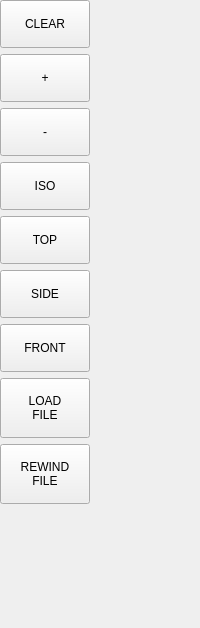
                <widget class="QWidget" name="page_toolpath">
                  <layout class="QVBoxLayout" name="lay_page_tp" stretch="1,0,0">
                    <property name="spacing">
                      <number>8</number>
                    </property>
                    <property name="leftMargin">
                      <number>0</number>
                    </property>
                    <property name="topMargin">
                      <number>0</number>
                    </property>
                    <property name="rightMargin">
                      <number>0</number>
                    </property>
                    <property name="bottomMargin">
                      <number>0</number>
                    </property>
                    <item>
                      <layout class="QHBoxLayout" name="lay_tp_main" stretch="0,1">
                        <property name="spacing">
                          <number>6</number>
                        </property>
                        <property name="leftMargin">
                          <number>0</number>
                        </property>
                        <property name="topMargin">
                          <number>0</number>
                        </property>
                        <property name="rightMargin">
                          <number>0</number>
                        </property>
                        <property name="bottomMargin">
                          <number>0</number>
                        </property>
                        <item>
                          <widget class="QWidget" name="viewbar_tp">
                            <property name="minimumSize">
                              <size>
                                <width>90</width>
                                <height>0</height>
                              </size>
                            </property>
                            <property name="maximumSize">
                              <size>
                                <width>90</width>
                                <height>16777215</height>
                              </size>
                            </property>
                            <layout class="QVBoxLayout" name="lay_viewbar_tp">
                              <property name="spacing">
                                <number>6</number>
                              </property>
                              <property name="leftMargin">
                                <number>0</number>
                              </property>
                              <property name="topMargin">
                                <number>0</number>
                              </property>
                              <property name="rightMargin">
                                <number>0</number>
                              </property>
                              <property name="bottomMargin">
                                <number>0</number>
                              </property>
                              <item>
                                <widget class="ActionButton" name="view_clear_tp">
                                  <property name="minimumSize">
                                    <size>
                                      <width>0</width>
                                      <height>48</height>
                                    </size>
                                  </property>
                                  <property name="maximumSize">
                                    <size>
                                      <width>16777215</width>
                                      <height>48</height>
                                    </size>
                                  </property>
                                  <property name="text">
                                    <string>CLEAR</string>
                                  </property>
                                  <property name="view_type_string" stdset="0">
                                    <string>clear</string>
                                  </property>
                                  <property name="view_change_action" stdset="0">
                                    <bool>true</bool>
                                  </property>
                                </widget>
                              </item>
                              <item>
                                <widget class="ActionButton" name="view_zin_tp">
                                  <property name="minimumSize">
                                    <size>
                                      <width>0</width>
                                      <height>48</height>
                                    </size>
                                  </property>
                                  <property name="maximumSize">
                                    <size>
                                      <width>16777215</width>
                                      <height>48</height>
                                    </size>
                                  </property>
                                  <property name="text">
                                    <string>+</string>
                                  </property>
                                  <property name="view_type_string" stdset="0">
                                    <string>zoom-in</string>
                                  </property>
                                  <property name="view_change_action" stdset="0">
                                    <bool>true</bool>
                                  </property>
                                </widget>
                              </item>
                              <item>
                                <widget class="ActionButton" name="view_zout_tp">
                                  <property name="minimumSize">
                                    <size>
                                      <width>0</width>
                                      <height>48</height>
                                    </size>
                                  </property>
                                  <property name="maximumSize">
                                    <size>
                                      <width>16777215</width>
                                      <height>48</height>
                                    </size>
                                  </property>
                                  <property name="text">
                                    <string>-</string>
                                  </property>
                                  <property name="view_type_string" stdset="0">
                                    <string>zoom-out</string>
                                  </property>
                                  <property name="view_change_action" stdset="0">
                                    <bool>true</bool>
                                  </property>
                                </widget>
                              </item>
                              <item>
                                <widget class="ActionButton" name="view_p_tp">
                                  <property name="minimumSize">
                                    <size>
                                      <width>0</width>
                                      <height>48</height>
                                    </size>
                                  </property>
                                  <property name="maximumSize">
                                    <size>
                                      <width>16777215</width>
                                      <height>48</height>
                                    </size>
                                  </property>
                                  <property name="text">
                                    <string>ISO</string>
                                  </property>
                                  <property name="view_type_string" stdset="0">
                                    <string>p</string>
                                  </property>
                                  <property name="view_change_action" stdset="0">
                                    <bool>true</bool>
                                  </property>
                                </widget>
                              </item>
                              <item>
                                <widget class="ActionButton" name="view_z_tp">
                                  <property name="minimumSize">
                                    <size>
                                      <width>0</width>
                                      <height>48</height>
                                    </size>
                                  </property>
                                  <property name="maximumSize">
                                    <size>
                                      <width>16777215</width>
                                      <height>48</height>
                                    </size>
                                  </property>
                                  <property name="text">
                                    <string>TOP</string>
                                  </property>
                                  <property name="view_type_string" stdset="0">
                                    <string>z</string>
                                  </property>
                                  <property name="view_change_action" stdset="0">
                                    <bool>true</bool>
                                  </property>
                                </widget>
                              </item>
                              <item>
                                <widget class="ActionButton" name="view_x_tp">
                                  <property name="minimumSize">
                                    <size>
                                      <width>0</width>
                                      <height>48</height>
                                    </size>
                                  </property>
                                  <property name="maximumSize">
                                    <size>
                                      <width>16777215</width>
                                      <height>48</height>
                                    </size>
                                  </property>
                                  <property name="text">
                                    <string>SIDE</string>
                                  </property>
                                  <property name="view_type_string" stdset="0">
                                    <string>x</string>
                                  </property>
                                  <property name="view_change_action" stdset="0">
                                    <bool>true</bool>
                                  </property>
                                </widget>
                              </item>
                              <item>
                                <widget class="ActionButton" name="view_y_tp">
                                  <property name="minimumSize">
                                    <size>
                                      <width>0</width>
                                      <height>48</height>
                                    </size>
                                  </property>
                                  <property name="maximumSize">
                                    <size>
                                      <width>16777215</width>
                                      <height>48</height>
                                    </size>
                                  </property>
                                  <property name="text">
                                    <string>FRONT</string>
                                  </property>
                                  <property name="view_type_string" stdset="0">
                                    <string>y</string>
                                  </property>
                                  <property name="view_change_action" stdset="0">
                                    <bool>true</bool>
                                  </property>
                                </widget>
                              </item>
                              <item>
                                <widget class="QPushButton" name="btn_tp_load">
                                  <property name="minimumSize">
                                    <size>
                                      <width>0</width>
                                      <height>60</height>
                                    </size>
                                  </property>
                                  <property name="maximumSize">
                                    <size>
                                      <width>16777215</width>
                                      <height>60</height>
                                    </size>
                                  </property>
                                  <property name="text">
                                    <string>LOAD
FILE</string>
                                  </property>
                                </widget>
                              </item>
                              <item>
                                <widget class="QPushButton" name="btn_tp_reload">
                                  <property name="minimumSize">
                                    <size>
                                      <width>0</width>
                                      <height>60</height>
                                    </size>
                                  </property>
                                  <property name="maximumSize">
                                    <size>
                                      <width>16777215</width>
                                      <height>60</height>
                                    </size>
                                  </property>
                                  <property name="text">
                                    <string>REWIND
FILE</string>
                                  </property>
                                </widget>
                              </item>
                              <item>
                                <spacer name="sp_lay_viewbar_tp_15">
                                  <property name="orientation">
                                    <enum>Qt::Vertical</enum>
                                  </property>
                                  <property name="sizeType">
                                    <enum>QSizePolicy::Expanding</enum>
                                  </property>
                                  <property name="sizeHint" stdset="0">
                                    <size>
                                      <width>20</width>
                                      <height>20</height>
                                    </size>
                                  </property>
                                </spacer>
                              </item>
                            </layout>
                          </widget>
                        </item>
                        <item>
                          <widget class="QWidget" name="host_graphics_tp">
                            <property name="sizePolicy">
                              <sizepolicy hsizetype="Expanding" vsizetype="Expanding">
                                <horstretch>0</horstretch>
                                <verstretch>0</verstretch>
                              </sizepolicy>
                            </property>
                            <layout class="QVBoxLayout" name="lay_host_tp">
                              <property name="spacing">
                                <number>6</number>
                              </property>
                              <property name="leftMargin">
                                <number>0</number>
                              </property>
                              <property name="topMargin">
                                <number>0</number>
                              </property>
                              <property name="rightMargin">
                                <number>0</number>
                              </property>
                              <property name="bottomMargin">
                                <number>0</number>
                              </property>
                            </layout>
                          </widget>
                        </item>
                      </layout>
                    </item>
                    <item>
                      <layout class="QHBoxLayout" name="lay_tp_dro">
                        <property name="spacing">
                          <number>8</number>
                        </property>
                        <property name="leftMargin">
                          <number>0</number>
                        </property>
                        <property name="topMargin">
                          <number>0</number>
                        </property>
                        <property name="rightMargin">
                          <number>0</number>
                        </property>
                        <property name="bottomMargin">
                          <number>0</number>
                        </property>
                        <item>
                          <widget class="DROLabel" name="dro_tp_x">
                            <property name="minimumSize">
                              <size>
                                <width>0</width>
                                <height>48</height>
                              </size>
                            </property>
                            <property name="maximumSize">
                              <size>
                                <width>16777215</width>
                                <height>48</height>
                              </size>
                            </property>
                            <property name="Qjoint_number" stdset="0">
                              <number>0</number>
                            </property>
                            <property name="Qreference_type" stdset="0">
                              <number>1</number>
                            </property>
                            <property name="metric_template" stdset="0">
                              <string>X   %10.4f mm</string>
                            </property>
                            <property name="imperial_template" stdset="0">
                              <string>X   %9.4f IN</string>
                            </property>
                          </widget>
                        </item>
                        <item>
                          <widget class="DROLabel" name="dro_tp_y">
                            <property name="minimumSize">
                              <size>
                                <width>0</width>
                                <height>48</height>
                              </size>
                            </property>
                            <property name="maximumSize">
                              <size>
                                <width>16777215</width>
                                <height>48</height>
                              </size>
                            </property>
                            <property name="Qjoint_number" stdset="0">
                              <number>1</number>
                            </property>
                            <property name="Qreference_type" stdset="0">
                              <number>1</number>
                            </property>
                            <property name="metric_template" stdset="0">
                              <string>Y   %10.4f mm</string>
                            </property>
                            <property name="imperial_template" stdset="0">
                              <string>Y   %9.4f IN</string>
                            </property>
                          </widget>
                        </item>
                        <item>
                          <widget class="DROLabel" name="dro_tp_z">
                            <property name="minimumSize">
                              <size>
                                <width>0</width>
                                <height>48</height>
                              </size>
                            </property>
                            <property name="maximumSize">
                              <size>
                                <width>16777215</width>
                                <height>48</height>
                              </size>
                            </property>
                            <property name="Qjoint_number" stdset="0">
                              <number>2</number>
                            </property>
                            <property name="Qreference_type" stdset="0">
                              <number>1</number>
                            </property>
                            <property name="metric_template" stdset="0">
                              <string>Z   %10.4f mm</string>
                            </property>
                            <property name="imperial_template" stdset="0">
                              <string>Z   %9.4f IN</string>
                            </property>
                          </widget>
                        </item>
                      </layout>
                    </item>
                    <item>
                      <layout class="QHBoxLayout" name="lay_tp_fs">
                        <property name="spacing">
                          <number>8</number>
                        </property>
                        <property name="leftMargin">
                          <number>0</number>
                        </property>
                        <property name="topMargin">
                          <number>0</number>
                        </property>
                        <property name="rightMargin">
                          <number>0</number>
                        </property>
                        <property name="bottomMargin">
                          <number>0</number>
                        </property>
                        <item>
                          <widget class="StatusLabel" name="lbl_tp_fset">
                            <property name="minimumSize">
                              <size>
                                <width>0</width>
                                <height>40</height>
                              </size>
                            </property>
                            <property name="maximumSize">
                              <size>
                                <width>16777215</width>
                                <height>40</height>
                              </size>
                            </property>
                            <property name="textTemplate" stdset="0">
                              <string>Fset  %.1f</string>
                            </property>
                            <property name="alt_textTemplate" stdset="0">
                              <string>Fset  %.1f</string>
                            </property>
                            <property name="fcode_status" stdset="0">
                              <bool>true</bool>
                            </property>
                          </widget>
                        </item>
                        <item>
                          <widget class="StatusLabel" name="lbl_tp_fact">
                            <property name="minimumSize">
                              <size>
                                <width>0</width>
                                <height>40</height>
                              </size>
                            </property>
                            <property name="maximumSize">
                              <size>
                                <width>16777215</width>
                                <height>40</height>
                              </size>
                            </property>
                            <property name="textTemplate" stdset="0">
                              <string>Fact  %.1f</string>
                            </property>
                            <property name="alt_textTemplate" stdset="0">
                              <string>Fact  %.1f</string>
                            </property>
                            <property name="current_feedrate_status" stdset="0">
                              <bool>true</bool>
                            </property>
                          </widget>
                        </item>
                        <item>
                          <widget class="StatusLabel" name="lbl_tp_feed_ovr">
                            <property name="minimumSize">
                              <size>
                                <width>0</width>
                                <height>40</height>
                              </size>
                            </property>
                            <property name="maximumSize">
                              <size>
                                <width>16777215</width>
                                <height>40</height>
                              </size>
                            </property>
                            <property name="textTemplate" stdset="0">
                              <string>%d%%</string>
                            </property>
                            <property name="alt_textTemplate" stdset="0">
                              <string>%d%%</string>
                            </property>
                            <property name="feed_override_status" stdset="0">
                              <bool>true</bool>
                            </property>
                          </widget>
                        </item>
                        <item>
                          <widget class="StatusLabel" name="lbl_tp_sset">
                            <property name="minimumSize">
                              <size>
                                <width>0</width>
                                <height>40</height>
                              </size>
                            </property>
                            <property name="maximumSize">
                              <size>
                                <width>16777215</width>
                                <height>40</height>
                              </size>
                            </property>
                            <property name="textTemplate" stdset="0">
                              <string>Sset  %.0f</string>
                            </property>
                            <property name="alt_textTemplate" stdset="0">
                              <string>Sset  %.0f</string>
                            </property>
                            <property name="requested_spindle_speed_status" stdset="0">
                              <bool>true</bool>
                            </property>
                          </widget>
                        </item>
                        <item>
                          <widget class="StatusLabel" name="lbl_tp_sact">
                            <property name="minimumSize">
                              <size>
                                <width>0</width>
                                <height>40</height>
                              </size>
                            </property>
                            <property name="maximumSize">
                              <size>
                                <width>16777215</width>
                                <height>40</height>
                              </size>
                            </property>
                            <property name="textTemplate" stdset="0">
                              <string>Sact  %.0f</string>
                            </property>
                            <property name="alt_textTemplate" stdset="0">
                              <string>Sact  %.0f</string>
                            </property>
                            <property name="actual_spindle_speed_status" stdset="0">
                              <bool>true</bool>
                            </property>
                          </widget>
                        </item>
                        <item>
                          <widget class="StatusLabel" name="lbl_tp_spindle_ovr">
                            <property name="minimumSize">
                              <size>
                                <width>0</width>
                                <height>40</height>
                              </size>
                            </property>
                            <property name="maximumSize">
                              <size>
                                <width>16777215</width>
                                <height>40</height>
                              </size>
                            </property>
                            <property name="textTemplate" stdset="0">
                              <string>%d%%</string>
                            </property>
                            <property name="alt_textTemplate" stdset="0">
                              <string>%d%%</string>
                            </property>
                            <property name="spindle_override_status" stdset="0">
                              <bool>true</bool>
                            </property>
                          </widget>
                        </item>
                      </layout>
                    </item>
                  </layout>
                </widget>
